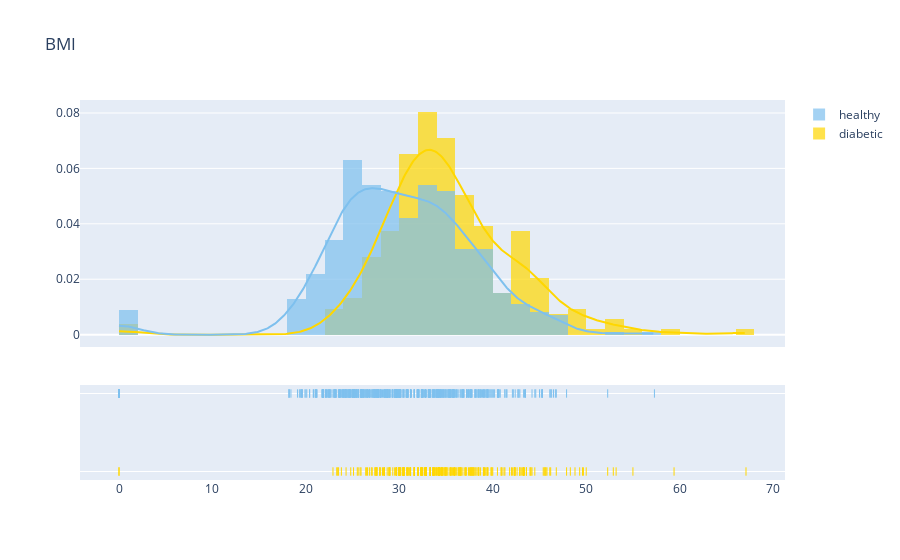

Notebook code cell kept with this figure:
### Code cell
#BMI
plot_distribution('BMI', 0)

### Figure 1 — Plotly figure (JSON) as saved in the notebook; plotly's stock layout.template omitted (floating-point values rounded to 4 significant figures; data arrays with more than 128 entries replaced by an {"elided": "..."} marker saying what was removed)
{"data": [{"autobinx": false, "histnorm": "probability density", "legendgroup": "diabetic", "marker": {"color": "#FFD700"}, "name": "diabetic", "opacity": 0.7, "type": "histogram", "x": {"elided": "268 float values"}, "xaxis": "x", "xbins": {"end": 67.1, "size": 0, "start": 0}, "yaxis": "y"}, {"autobinx": false, "histnorm": "probability density", "legendgroup": "healthy", "marker": {"color": "#7EC0EE"}, "name": "healthy", "opacity": 0.7, "type": "histogram", "x": {"elided": "500 float values"}, "xaxis": "x", "xbins": {"end": 57.3, "size": 0, "start": 0}, "yaxis": "y"}, {"legendgroup": "diabetic", "marker": {"color": "#FFD700"}, "mode": "lines", "name": "diabetic", "showlegend": false, "type": "scatter", "x": {"elided": "500 float values"}, "xaxis": "x", "y": {"elided": "500 float values"}, "yaxis": "y"}, {"legendgroup": "healthy", "marker": {"color": "#7EC0EE"}, "mode": "lines", "name": "healthy", "showlegend": false, "type": "scatter", "x": {"elided": "500 float values"}, "xaxis": "x", "y": {"elided": "500 float values"}, "yaxis": "y"}, {"legendgroup": "diabetic", "marker": {"color": "#FFD700", "symbol": "line-ns-open"}, "mode": "markers", "name": "diabetic", "showlegend": false, "type": "scatter", "x": {"elided": "268 float values"}, "xaxis": "x", "y": {"elided": "268 str values"}, "yaxis": "y2"}, {"legendgroup": "healthy", "marker": {"color": "#7EC0EE", "symbol": "line-ns-open"}, "mode": "markers", "name": "healthy", "showlegend": false, "type": "scatter", "x": {"elided": "500 float values"}, "xaxis": "x", "y": {"elided": "500 str values"}, "yaxis": "y2"}], "layout": {"barmode": "overlay", "hovermode": "closest", "legend": {"traceorder": "reversed"}, "title": {"text": "BMI"}, "xaxis": {"anchor": "y2", "domain": [0, 1], "zeroline": false}, "yaxis": {"anchor": "free", "domain": [0.35, 1], "position": 0}, "yaxis2": {"anchor": "x", "domain": [0, 0.25], "dtick": 1, "showticklabels": false}}}
